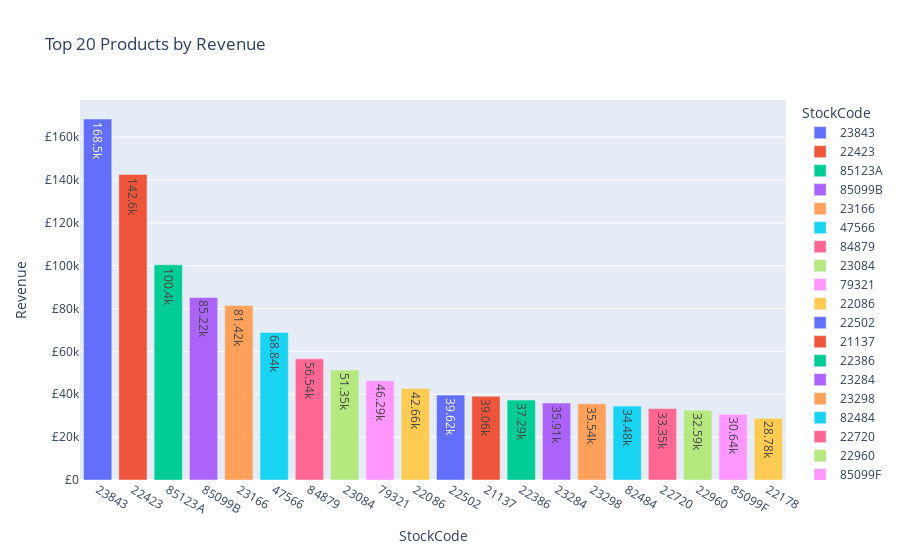

Write notebook code for a chart like this one.
### Markdown cell above
What are the top 20 products in terms of revenue?

### Code cell
products_revenue = Sales.groupby(['StockCode','Description'], as_index=False)['Revenue'] \
.sum().round(2) \
.sort_values('Revenue', ascending=False) \
.head(20) \
.reset_index(drop=True)

fig = px.bar(products_revenue,
            title='Top 20 Products by Revenue',
            x='StockCode',
            y='Revenue',
            color='StockCode',
            text='Revenue',
            text_auto='.4s')
fig.update_yaxes(tickprefix=CURRENCY)
fig.show()

### Figure 1 — Plotly figure (JSON) as saved in the notebook; plotly's stock layout.template omitted (floating-point values rounded to 4 significant figures)
{"data": [{"alignmentgroup": "True", "hovertemplate": "StockCode=%{x}<br>Revenue=%{text}<extra></extra>", "legendgroup": "23843", "marker": {"color": "#636efa", "pattern": {"shape": ""}}, "name": "23843", "offsetgroup": "23843", "orientation": "v", "showlegend": true, "text": [168500.0], "textposition": "auto", "texttemplate": "%{y:.4s}", "type": "bar", "x": ["23843"], "xaxis": "x", "y": [168500.0], "yaxis": "y"}, {"alignmentgroup": "True", "hovertemplate": "StockCode=%{x}<br>Revenue=%{text}<extra></extra>", "legendgroup": "22423", "marker": {"color": "#EF553B", "pattern": {"shape": ""}}, "name": "22423", "offsetgroup": "22423", "orientation": "v", "showlegend": true, "text": [142600.0], "textposition": "auto", "texttemplate": "%{y:.4s}", "type": "bar", "x": ["22423"], "xaxis": "x", "y": [142600.0], "yaxis": "y"}, {"alignmentgroup": "True", "hovertemplate": "StockCode=%{x}<br>Revenue=%{text}<extra></extra>", "legendgroup": "85123A", "marker": {"color": "#00cc96", "pattern": {"shape": ""}}, "name": "85123A", "offsetgroup": "85123A", "orientation": "v", "showlegend": true, "text": [100400.0], "textposition": "auto", "texttemplate": "%{y:.4s}", "type": "bar", "x": ["85123A"], "xaxis": "x", "y": [100400.0], "yaxis": "y"}, {"alignmentgroup": "True", "hovertemplate": "StockCode=%{x}<br>Revenue=%{text}<extra></extra>", "legendgroup": "85099B", "marker": {"color": "#ab63fa", "pattern": {"shape": ""}}, "name": "85099B", "offsetgroup": "85099B", "orientation": "v", "showlegend": true, "text": [85220.0], "textposition": "auto", "texttemplate": "%{y:.4s}", "type": "bar", "x": ["85099B"], "xaxis": "x", "y": [85220.0], "yaxis": "y"}, {"alignmentgroup": "True", "hovertemplate": "StockCode=%{x}<br>Revenue=%{text}<extra></extra>", "legendgroup": "23166", "marker": {"color": "#FFA15A", "pattern": {"shape": ""}}, "name": "23166", "offsetgroup": "23166", "orientation": "v", "showlegend": true, "text": [81420.0], "textposition": "auto", "texttemplate": "%{y:.4s}", "type": "bar", "x": ["23166"], "xaxis": "x", "y": [81420.0], "yaxis": "y"}, {"alignmentgroup": "True", "hovertemplate": "StockCode=%{x}<br>Revenue=%{text}<extra></extra>", "legendgroup": "47566", "marker": {"color": "#19d3f3", "pattern": {"shape": ""}}, "name": "47566", "offsetgroup": "47566", "orientation": "v", "showlegend": true, "text": [68840.0], "textposition": "auto", "texttemplate": "%{y:.4s}", "type": "bar", "x": ["47566"], "xaxis": "x", "y": [68840.0], "yaxis": "y"}, {"alignmentgroup": "True", "hovertemplate": "StockCode=%{x}<br>Revenue=%{text}<extra></extra>", "legendgroup": "84879", "marker": {"color": "#FF6692", "pattern": {"shape": ""}}, "name": "84879", "offsetgroup": "84879", "orientation": "v", "showlegend": true, "text": [56540.0], "textposition": "auto", "texttemplate": "%{y:.4s}", "type": "bar", "x": ["84879"], "xaxis": "x", "y": [56540.0], "yaxis": "y"}, {"alignmentgroup": "True", "hovertemplate": "StockCode=%{x}<br>Revenue=%{text}<extra></extra>", "legendgroup": "23084", "marker": {"color": "#B6E880", "pattern": {"shape": ""}}, "name": "23084", "offsetgroup": "23084", "orientation": "v", "showlegend": true, "text": [51350.0], "textposition": "auto", "texttemplate": "%{y:.4s}", "type": "bar", "x": ["23084"], "xaxis": "x", "y": [51350.0], "yaxis": "y"}, {"alignmentgroup": "True", "hovertemplate": "StockCode=%{x}<br>Revenue=%{text}<extra></extra>", "legendgroup": "79321", "marker": {"color": "#FF97FF", "pattern": {"shape": ""}}, "name": "79321", "offsetgroup": "79321", "orientation": "v", "showlegend": true, "text": [46290.0], "textposition": "auto", "texttemplate": "%{y:.4s}", "type": "bar", "x": ["79321"], "xaxis": "x", "y": [46290.0], "yaxis": "y"}, {"alignmentgroup": "True", "hovertemplate": "StockCode=%{x}<br>Revenue=%{text}<extra></extra>", "legendgroup": "22086", "marker": {"color": "#FECB52", "pattern": {"shape": ""}}, "name": "22086", "offsetgroup": "22086", "orientation": "v", "showlegend": true, "text": [42660.0], "textposition": "auto", "texttemplate": "%{y:.4s}", "type": "bar", "x": ["22086"], "xaxis": "x", "y": [42660.0], "yaxis": "y"}, {"alignmentgroup": "True", "hovertemplate": "StockCode=%{x}<br>Revenue=%{text}<extra></extra>", "legendgroup": "22502", "marker": {"color": "#636efa", "pattern": {"shape": ""}}, "name": "22502", "offsetgroup": "22502", "orientation": "v", "showlegend": true, "text": [39620.0], "textposition": "auto", "texttemplate": "%{y:.4s}", "type": "bar", "x": ["22502"], "xaxis": "x", "y": [39620.0], "yaxis": "y"}, {"alignmentgroup": "True", "hovertemplate": "StockCode=%{x}<br>Revenue=%{text}<extra></extra>", "legendgroup": "21137", "marker": {"color": "#EF553B", "pattern": {"shape": ""}}, "name": "21137", "offsetgroup": "21137", "orientation": "v", "showlegend": true, "text": [39060.0], "textposition": "auto", "texttemplate": "%{y:.4s}", "type": "bar", "x": ["21137"], "xaxis": "x", "y": [39060.0], "yaxis": "y"}, {"alignmentgroup": "True", "hovertemplate": "StockCode=%{x}<br>Revenue=%{text}<extra></extra>", "legendgroup": "22386", "marker": {"color": "#00cc96", "pattern": {"shape": ""}}, "name": "22386", "offsetgroup": "22386", "orientation": "v", "showlegend": true, "text": [37290.0], "textposition": "auto", "texttemplate": "%{y:.4s}", "type": "bar", "x": ["22386"], "xaxis": "x", "y": [37290.0], "yaxis": "y"}, {"alignmentgroup": "True", "hovertemplate": "StockCode=%{x}<br>Revenue=%{text}<extra></extra>", "legendgroup": "23284", "marker": {"color": "#ab63fa", "pattern": {"shape": ""}}, "name": "23284", "offsetgroup": "23284", "orientation": "v", "showlegend": true, "text": [35910.0], "textposition": "auto", "texttemplate": "%{y:.4s}", "type": "bar", "x": ["23284"], "xaxis": "x", "y": [35910.0], "yaxis": "y"}, {"alignmentgroup": "True", "hovertemplate": "StockCode=%{x}<br>Revenue=%{text}<extra></extra>", "legendgroup": "23298", "marker": {"color": "#FFA15A", "pattern": {"shape": ""}}, "name": "23298", "offsetgroup": "23298", "orientation": "v", "showlegend": true, "text": [35540.0], "textposition": "auto", "texttemplate": "%{y:.4s}", "type": "bar", "x": ["23298"], "xaxis": "x", "y": [35540.0], "yaxis": "y"}, {"alignmentgroup": "True", "hovertemplate": "StockCode=%{x}<br>Revenue=%{text}<extra></extra>", "legendgroup": "82484", "marker": {"color": "#19d3f3", "pattern": {"shape": ""}}, "name": "82484", "offsetgroup": "82484", "orientation": "v", "showlegend": true, "text": [34480.0], "textposition": "auto", "texttemplate": "%{y:.4s}", "type": "bar", "x": ["82484"], "xaxis": "x", "y": [34480.0], "yaxis": "y"}, {"alignmentgroup": "True", "hovertemplate": "StockCode=%{x}<br>Revenue=%{text}<extra></extra>", "legendgroup": "22720", "marker": {"color": "#FF6692", "pattern": {"shape": ""}}, "name": "22720", "offsetgroup": "22720", "orientation": "v", "showlegend": true, "text": [33350.0], "textposition": "auto", "texttemplate": "%{y:.4s}", "type": "bar", "x": ["22720"], "xaxis": "x", "y": [33350.0], "yaxis": "y"}, {"alignmentgroup": "True", "hovertemplate": "StockCode=%{x}<br>Revenue=%{text}<extra></extra>", "legendgroup": "22960", "marker": {"color": "#B6E880", "pattern": {"shape": ""}}, "name": "22960", "offsetgroup": "22960", "orientation": "v", "showlegend": true, "text": [32590.0], "textposition": "auto", "texttemplate": "%{y:.4s}", "type": "bar", "x": ["22960"], "xaxis": "x", "y": [32590.0], "yaxis": "y"}, {"alignmentgroup": "True", "hovertemplate": "StockCode=%{x}<br>Revenue=%{text}<extra></extra>", "legendgroup": "85099F", "marker": {"color": "#FF97FF", "pattern": {"shape": ""}}, "name": "85099F", "offsetgroup": "85099F", "orientation": "v", "showlegend": true, "text": [30640.0], "textposition": "auto", "texttemplate": "%{y:.4s}", "type": "bar", "x": ["85099F"], "xaxis": "x", "y": [30640.0], "yaxis": "y"}, {"alignmentgroup": "True", "hovertemplate": "StockCode=%{x}<br>Revenue=%{text}<extra></extra>", "legendgroup": "22178", "marker": {"color": "#FECB52", "pattern": {"shape": ""}}, "name": "22178", "offsetgroup": "22178", "orientation": "v", "showlegend": true, "text": [28780.0], "textposition": "auto", "texttemplate": "%{y:.4s}", "type": "bar", "x": ["22178"], "xaxis": "x", "y": [28780.0], "yaxis": "y"}], "layout": {"barmode": "relative", "legend": {"title": {"text": "StockCode"}, "tracegroupgap": 0}, "title": {"text": "Top 20 Products by Revenue"}, "xaxis": {"anchor": "y", "categoryarray": ["23843", "22423", "85123A", "85099B", "23166", "47566", "84879", "23084", "79321", "22086", "22502", "21137", "22386", "23284", "23298", "82484", "22720", "22960", "85099F", "22178"], "categoryorder": "array", "domain": [0, 1], "title": {"text": "StockCode"}}, "yaxis": {"anchor": "x", "domain": [0, 1], "tickprefix": "£", "title": {"text": "Revenue"}}}}
